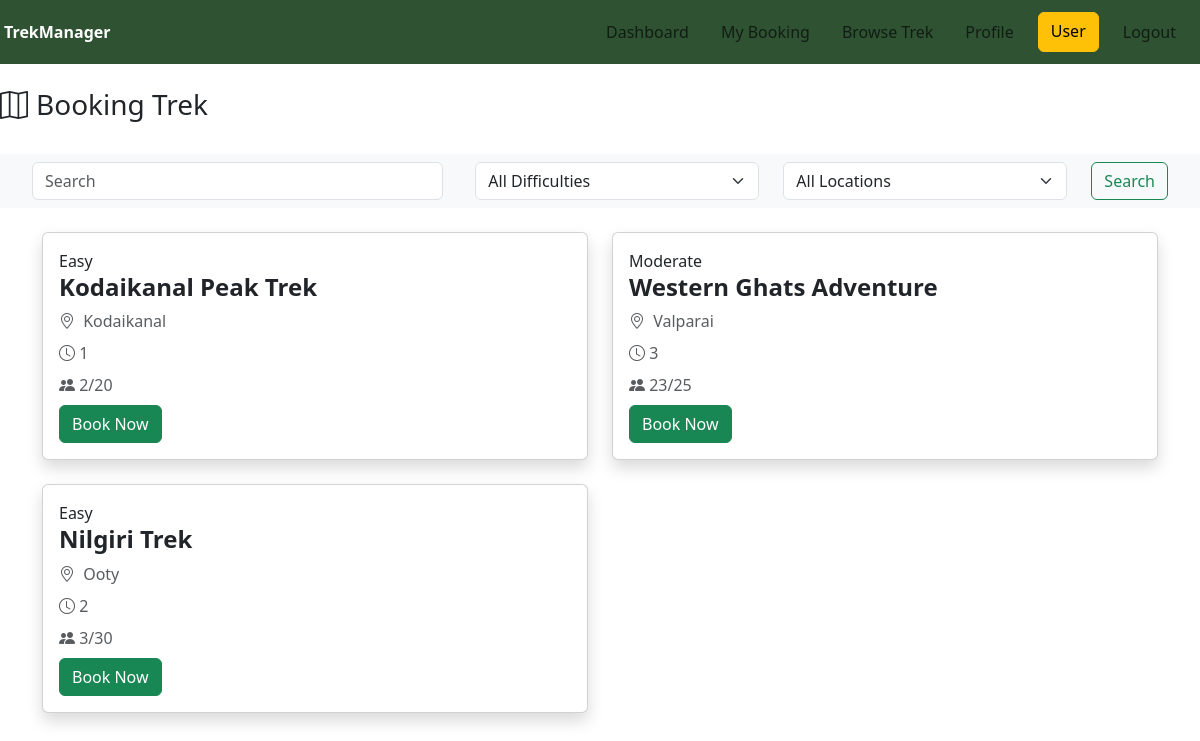
/user/browse (signed in), run on an earlier commit of the app's database.
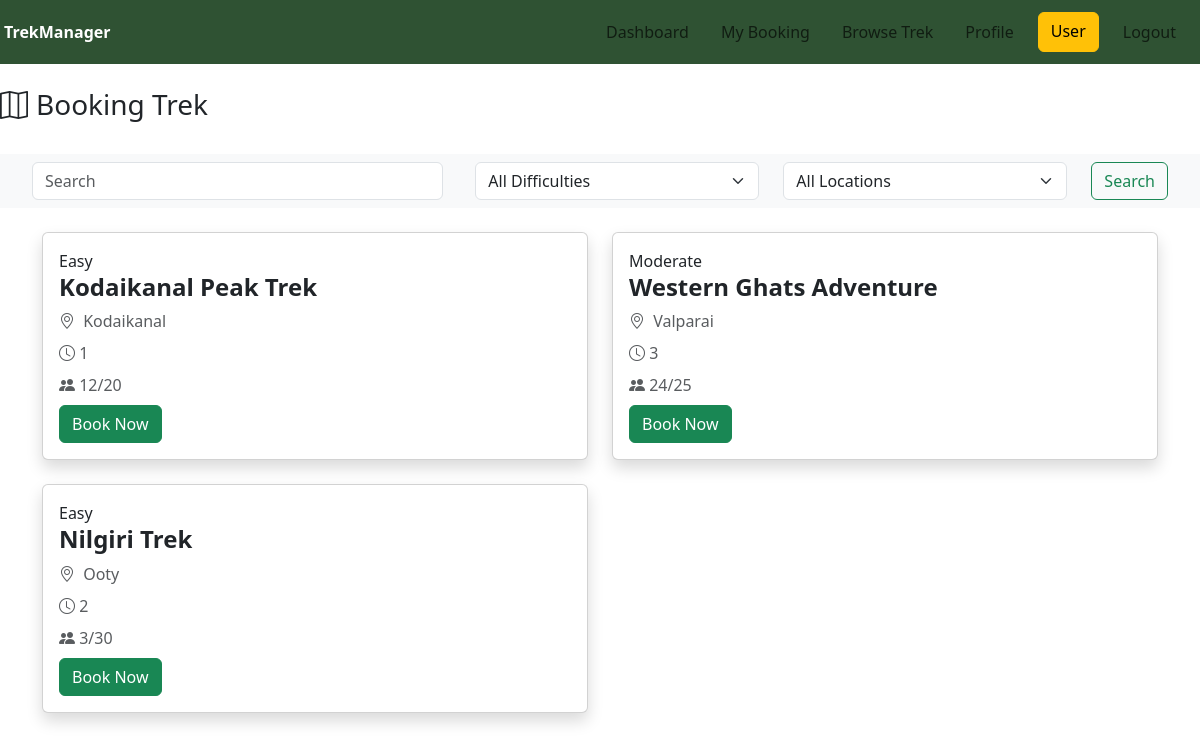
And on a later commit of the database.
### models.py (models this page shows)
class Trek(db.Model):
    Trek_Id=db.Column(db.Integer,primary_key=True,nullable=False)
    Trek_Name=db.Column(db.String(100),nullable=False)
    Location=db.Column(db.String(100),nullable=False)
    Duration=db.Column(db.Integer,nullable=False)
    Difficulty=db.Column(db.String(100),nullable=False)
    Price=db.Column(db.Integer,nullable=False)
    Total_Slots=db.Column(db.Integer,nullable=False)
    Staff_Id=db.Column(db.Integer,db.ForeignKey('user.Id'),nullable=True)
    Status=db.Column(db.String(100),nullable=False)
    Start_Date=db.Column(db.Date,nullable=False)
    End_Date=db.Column(db.Date,nullable=False)
    Description=db.Column(db.Text,nullable=True)
    bookings=db.relationship('Book',backref='trek')
    Available_Slots=db.Column(db.Integer,nullable=False)
    staff = db.relationship('User', foreign_keys=[Staff_Id])

### routes/user.py (the view)
@app.route('/user/browse')
def browse():
    if "user_id" not in session:
        flash("Please login first.", "danger")
        return redirect(url_for("login"))
    if session["role"] != "User":
        flash("Access denied.", "danger")
        return redirect(url_for("login"))
    search = request.args.get("search", "").strip()
    difficulty = request.args.get("difficulty")
    location = request.args.get("location")
    trek = Trek.query.filter(Trek.Status == "Open")
    if search:
        trek = trek.filter(Trek.Trek_Name.ilike(f"%{search}%"))
    if difficulty:
        trek = trek.filter(Trek.Difficulty == difficulty)
    if location:
        trek = trek.filter(Trek.Location == location)
    trek = trek.order_by(Trek.Trek_Id.desc()).all()
    locations = []
    for loc in db.session.query(Trek.Location).distinct().all():
        locations.append(loc[0])
    return render_template("user/user_booking.html", trek=trek, locations=locations, search=search,
                            difficulty=difficulty)

### templates/user/user_booking.html (shortened to what this page needs)
<!DOCTYPE html>
<html>
    <head>
        <link href="https://cdn.jsdelivr.net/npm/bootstrap@5.3.7/dist/css/bootstrap.min.css" rel="stylesheet">
        <link rel="stylesheet" href="https://cdn.jsdelivr.net/npm/bootstrap-icons@1.11.3/font/bootstrap-icons.min.css">
    </head>
    <body>
        <div style="background-color:#2F5233;padding-right:40px;" class="d-flex justify-content-between align-items-center p-1">
            <a class="navbar-brand fw-bold text-white" href="{{ url_for('user_dashboard') }}">TrekManager</a>
        <nav class="navbar navbar-expand-lg " >
        <div class="container-fluid">
            <ul class="navbar-nav flex-row gap-3 mx-auto">
                <li class="nav-item"><a class="nav-link " href="{{url_for('user_dashboard')}}">Dashboard</a></li>
                <li class="nav-item"><a class="nav-link" href="{{url_for('my_bookings')}}">My Booking</a></li>
                <li class="nav-item"><a class="nav-link " href="{{url_for('browse')}}">Browse Trek</a></li>
                <li class="nav-item"><a class="nav-link " href="{{url_for('profile')}}">Profile</a></li>
                <a class="btn btn-warning " >User</a>
                <li class="nav-item"><a class="nav-link" href="{{ url_for('logout') }}">Logout</a></li>
            </ul>
        </div></div>
        <span class="ms-4 mb-2 me-2"><h3><i class="bi bi-map me-2"></i>Booking Trek</h3></span>
        <nav class="navbar bg-body-tertiary">
  <div class="container-fluid gap row justify-content-between ms-2 me-2">
    <form  method="GET" class="d-flex align-items-center gap-4" role="search">
      <input class="form-control me-2 gap-2" name="search" type="search" value="{{ search or '' }}" placeholder="Search" aria-label="Search"/>
 <div class="col-md-3 ">
          <select name="difficulty" class="form-select">
            <option value="">All Difficulties</option>
          </select>
        </div>
<div class="col-md-3">
          <select name="location" class="form-select">
            <option value="">All Locations</option>
          </select>
        </div>
      <button class="btn btn-outline-success" type="submit">Search</button>
    </form>
  </div>
</nav>
<div class="container mt-4">
    <div class="row">
        {% for t in trek %}
        <div class="col-md-6 mb-4">
        <div class="card shadow h-100">
        <div class="card-body">
        <span >{{ t.Difficulty }}</span>
        <h4 class="fw-bold">{{t.Trek_Name}}</h4>
        <p class="text-muted mb-2"><i class="bi bi-geo-alt me-1"></i> {{ t.Location }}</p>
        <p class="text-muted mb-2"><i class="bi bi-clock"></i> {{ t.Duration }}</p>
        <p class="text-muted mb-2"><i class="bi bi-people-fill"></i> {{ t.Available_Slots }}/{{t.Total_Slots}}</p>
        {% if t.Status=="Open" and t.Available_Slots>0 %}
        <a href="{{ url_for('booking_trek', id=t.Trek_Id) }}"class="btn btn-success"> Book Now</a>
        {% else %}
        <button class="btn btn-success" disabled> Book Now</button>
  {%endif%}
    </div>
</div>
</div>
{% endfor %}
</div>
  </body>
</html>

What changed in the data, as far as the page shows it:
changed Trek "Kodaikanal Peak Trek": Available_Slots "2" → "12"
changed Trek "Western Ghats Adventure": Available_Slots "23" → "24"
